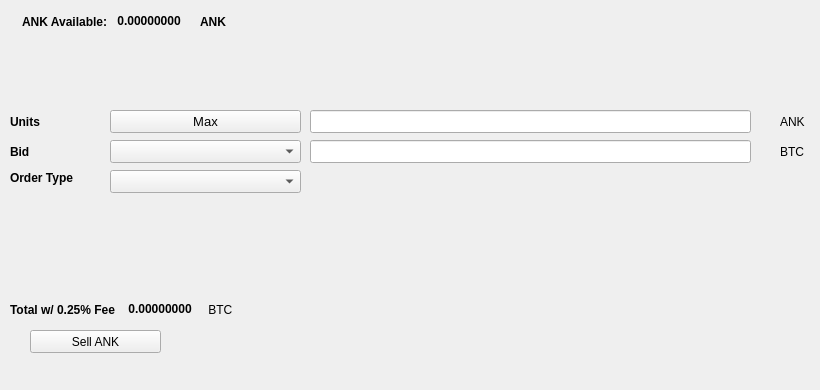
   <widget class="QWidget" name="SellTab">
    <attribute name="title">
     <string>Sell</string>
    </attribute>
    <widget class="QLabel" name="label_16">
     <property name="geometry">
      <rect>
       <x>780</x>
       <y>140</y>
       <width>31</width>
       <height>23</height>
      </rect>
     </property>
     <property name="text">
      <string>BTC</string>
     </property>
    </widget>
    <widget class="QComboBox" name="SellBidcomboBox">
     <property name="geometry">
      <rect>
       <x>110</x>
       <y>140</y>
       <width>191</width>
       <height>23</height>
      </rect>
     </property>
     <property name="font">
      <font>
       <pointsize>10</pointsize>
      </font>
     </property>
    </widget>
    <widget class="QLabel" name="label_18">
     <property name="geometry">
      <rect>
       <x>10</x>
       <y>110</y>
       <width>46</width>
       <height>23</height>
      </rect>
     </property>
     <property name="font">
      <font>
       <weight>75</weight>
       <bold>true</bold>
      </font>
     </property>
     <property name="text">
      <string>Units</string>
     </property>
    </widget>
    <widget class="QPushButton" name="Sell_Max_Amount">
     <property name="geometry">
      <rect>
       <x>110</x>
       <y>110</y>
       <width>191</width>
       <height>23</height>
      </rect>
     </property>
     <property name="font">
      <font>
       <pointsize>10</pointsize>
      </font>
     </property>
     <property name="text">
      <string>Max</string>
     </property>
    </widget>
    <widget class="QLabel" name="label_20">
     <property name="geometry">
      <rect>
       <x>10</x>
       <y>170</y>
       <width>91</width>
       <height>16</height>
      </rect>
     </property>
     <property name="font">
      <font>
       <weight>75</weight>
       <bold>true</bold>
      </font>
     </property>
     <property name="text">
      <string>Order Type</string>
     </property>
    </widget>
    <widget class="QComboBox" name="SellOrdertypeCombo">
     <property name="geometry">
      <rect>
       <x>110</x>
       <y>170</y>
       <width>191</width>
       <height>23</height>
      </rect>
     </property>
     <property name="font">
      <font>
       <pointsize>10</pointsize>
      </font>
     </property>
    </widget>
    <widget class="QLabel" name="label_21">
     <property name="geometry">
      <rect>
       <x>10</x>
       <y>140</y>
       <width>46</width>
       <height>23</height>
      </rect>
     </property>
     <property name="font">
      <font>
       <weight>75</weight>
       <bold>true</bold>
      </font>
     </property>
     <property name="text">
      <string>Bid</string>
     </property>
    </widget>
    <widget class="QLabel" name="label_22">
     <property name="geometry">
      <rect>
       <x>780</x>
       <y>110</y>
       <width>31</width>
       <height>23</height>
      </rect>
     </property>
     <property name="text">
      <string>ANK</string>
     </property>
    </widget>
    <widget class="QLineEdit" name="UnitsInputANK">
     <property name="geometry">
      <rect>
       <x>310</x>
       <y>110</y>
       <width>441</width>
       <height>23</height>
      </rect>
     </property>
     <property name="font">
      <font>
       <pointsize>9</pointsize>
       <weight>75</weight>
       <bold>true</bold>
      </font>
     </property>
    </widget>
    <widget class="QLineEdit" name="SellBidPriceEdit">
     <property name="geometry">
      <rect>
       <x>310</x>
       <y>140</y>
       <width>441</width>
       <height>23</height>
      </rect>
     </property>
     <property name="font">
      <font>
       <pointsize>9</pointsize>
       <weight>75</weight>
       <bold>true</bold>
      </font>
     </property>
    </widget>
    <widget class="QPushButton" name="SellANKBTN">
     <property name="geometry">
      <rect>
       <x>30</x>
       <y>330</y>
       <width>131</width>
       <height>23</height>
      </rect>
     </property>
     <property name="text">
      <string>Sell ANK</string>
     </property>
     <property name="icon">
      <iconset resource="../anker">
       <normaloff>:/icons/bitcoin</normaloff>:/icons/bitcoin</iconset>
     </property>
    </widget>
    <widget class="QWidget" name="layoutWidget3">
     <property name="geometry">
      <rect>
       <x>22</x>
       <y>12</y>
       <width>258</width>
       <height>19</height>
      </rect>
     </property>
     <layout class="QHBoxLayout" name="horizontalLayout">
      <item>
       <widget class="QLabel" name="label232_2">
        <property name="font">
         <font>
          <weight>75</weight>
          <bold>true</bold>
         </font>
        </property>
        <property name="text">
         <string>ANK Available:</string>
        </property>
       </widget>
      </item>
      <item>
       <widget class="QLabel" name="ANKAvailableLabel">
        <property name="palette">
         <palette>
          <active>
           <colorrole role="WindowText">
            <brush brushstyle="SolidPattern">
             <color alpha="255">
              <red>0</red>
              <green>0</green>
              <blue>0</blue>
             </color>
            </brush>
           </colorrole>
           <colorrole role="Button">
            <brush brushstyle="SolidPattern">
             <color alpha="255">
              <red>0</red>
              <green>170</green>
              <blue>0</blue>
             </color>
            </brush>
           </colorrole>
           <colorrole role="Light">
            <brush brushstyle="SolidPattern">
             <color alpha="255">
              <red>0</red>
              <green>255</green>
              <blue>0</blue>
             </color>
            </brush>
           </colorrole>
           <colorrole role="Midlight">
            <brush brushstyle="SolidPattern">
             <color alpha="255">
              <red>0</red>
              <green>212</green>
              <blue>0</blue>
             </color>
            </brush>
           </colorrole>
           <colorrole role="Dark">
            <brush brushstyle="SolidPattern">
             <color alpha="255">
              <red>0</red>
              <green>85</green>
              <blue>0</blue>
             </color>
            </brush>
           </colorrole>
           <colorrole role="Mid">
            <brush brushstyle="SolidPattern">
             <color alpha="255">
              <red>0</red>
              <green>113</green>
              <blue>0</blue>
             </color>
            </brush>
           </colorrole>
           <colorrole role="Text">
            <brush brushstyle="SolidPattern">
             <color alpha="255">
              <red>0</red>
              <green>170</green>
              <blue>0</blue>
             </color>
            </brush>
           </colorrole>
           <colorrole role="BrightText">
            <brush brushstyle="SolidPattern">
             <color alpha="255">
              <red>255</red>
              <green>255</green>
              <blue>255</blue>
             </color>
            </brush>
           </colorrole>
           <colorrole role="ButtonText">
            <brush brushstyle="SolidPattern">
             <color alpha="255">
              <red>0</red>
              <green>0</green>
              <blue>0</blue>
             </color>
            </brush>
           </colorrole>
           <colorrole role="Base">
            <brush brushstyle="SolidPattern">
             <color alpha="255">
              <red>255</red>
              <green>255</green>
              <blue>255</blue>
             </color>
            </brush>
           </colorrole>
           <colorrole role="Window">
            <brush brushstyle="SolidPattern">
             <color alpha="255">
              <red>0</red>
              <green>170</green>
              <blue>0</blue>
             </color>
            </brush>
           </colorrole>
           <colorrole role="Shadow">
            <brush brushstyle="SolidPattern">
             <color alpha="255">
              <red>0</red>
              <green>0</green>
              <blue>0</blue>
             </color>
            </brush>
           </colorrole>
           <colorrole role="AlternateBase">
            <brush brushstyle="SolidPattern">
             <color alpha="255">
              <red>127</red>
              <green>212</green>
              <blue>127</blue>
             </color>
            </brush>
           </colorrole>
           <colorrole role="ToolTipBase">
            <brush brushstyle="SolidPattern">
             <color alpha="255">
              <red>255</red>
              <green>255</green>
              <blue>220</blue>
             </color>
            </brush>
           </colorrole>
           <colorrole role="ToolTipText">
            <brush brushstyle="SolidPattern">
             <color alpha="255">
              <red>0</red>
              <green>0</green>
              <blue>0</blue>
             </color>
            </brush>
           </colorrole>
          </active>
          <inactive>
           <colorrole role="WindowText">
            <brush brushstyle="SolidPattern">
             <color alpha="255">
              <red>0</red>
              <green>0</green>
              <blue>0</blue>
             </color>
            </brush>
           </colorrole>
           <colorrole role="Button">
            <brush brushstyle="SolidPattern">
             <color alpha="255">
              <red>0</red>
              <green>170</green>
              <blue>0</blue>
             </color>
            </brush>
           </colorrole>
           <colorrole role="Light">
            <brush brushstyle="SolidPattern">
             <color alpha="255">
              <red>0</red>
              <green>255</green>
              <blue>0</blue>
             </color>
            </brush>
           </colorrole>
           <colorrole role="Midlight">
            <brush brushstyle="SolidPattern">
             <color alpha="255">
              <red>0</red>
              <green>212</green>
              <blue>0</blue>
             </color>
            </brush>
           </colorrole>
           <colorrole role="Dark">
            <brush brushstyle="SolidPattern">
             <color alpha="255">
              <red>0</red>
              <green>85</green>
              <blue>0</blue>
             </color>
            </brush>
           </colorrole>
           <colorrole role="Mid">
            <brush brushstyle="SolidPattern">
             <color alpha="255">
              <red>0</red>
              <green>113</green>
              <blue>0</blue>
             </color>
            </brush>
           </colorrole>
           <colorrole role="Text">
            <brush brushstyle="SolidPattern">
             <color alpha="255">
              <red>0</red>
              <green>170</green>
              <blue>0</blue>
             </color>
            </brush>
           </colorrole>
           <colorrole role="BrightText">
            <brush brushstyle="SolidPattern">
             <color alpha="255">
              <red>255</red>
              <green>255</green>
              <blue>255</blue>
             </color>
            </brush>
           </colorrole>
           <colorrole role="ButtonText">
            <brush brushstyle="SolidPattern">
             <color alpha="255">
              <red>0</red>
              <green>0</green>
              <blue>0</blue>
             </color>
            </brush>
           </colorrole>
           <colorrole role="Base">
            <brush brushstyle="SolidPattern">
             <color alpha="255">
              <red>255</red>
              <green>255</green>
              <blue>255</blue>
             </color>
            </brush>
           </colorrole>
           <colorrole role="Window">
            <brush brushstyle="SolidPattern">
             <color alpha="255">
              <red>0</red>
              <green>170</green>
              <blue>0</blue>
             </color>
            </brush>
           </colorrole>
           <colorrole role="Shadow">
            <brush brushstyle="SolidPattern">
             <color alpha="255">
              <red>0</red>
              <green>0</green>
              <blue>0</blue>
             </color>
            </brush>
           </colorrole>
           <colorrole role="AlternateBase">
            <brush brushstyle="SolidPattern">
             <color alpha="255">
              <red>127</red>
              <green>212</green>
              <blue>127</blue>
             </color>
            </brush>
           </colorrole>
           <colorrole role="ToolTipBase">
            <brush brushstyle="SolidPattern">
             <color alpha="255">
              <red>255</red>
              <green>255</green>
              <blue>220</blue>
             </color>
            </brush>
           </colorrole>
           <colorrole role="ToolTipText">
            <brush brushstyle="SolidPattern">
             <color alpha="255">
              <red>0</red>
              <green>0</green>
              <blue>0</blue>
             </color>
            </brush>
           </colorrole>
          </inactive>
          <disabled>
           <colorrole role="WindowText">
            <brush brushstyle="SolidPattern">
             <color alpha="255">
              <red>0</red>
              <green>85</green>
              <blue>0</blue>
             </color>
            </brush>
           </colorrole>
           <colorrole role="Button">
            <brush brushstyle="SolidPattern">
             <color alpha="255">
              <red>0</red>
              <green>170</green>
              <blue>0</blue>
             </color>
            </brush>
           </colorrole>
           <colorrole role="Light">
            <brush brushstyle="SolidPattern">
             <color alpha="255">
              <red>0</red>
              <green>255</green>
              <blue>0</blue>
             </color>
            </brush>
           </colorrole>
           <colorrole role="Midlight">
            <brush brushstyle="SolidPattern">
             <color alpha="255">
              <red>0</red>
              <green>212</green>
              <blue>0</blue>
             </color>
            </brush>
           </colorrole>
           <colorrole role="Dark">
            <brush brushstyle="SolidPattern">
             <color alpha="255">
              <red>0</red>
              <green>85</green>
              <blue>0</blue>
             </color>
            </brush>
           </colorrole>
           <colorrole role="Mid">
            <brush brushstyle="SolidPattern">
             <color alpha="255">
              <red>0</red>
              <green>113</green>
              <blue>0</blue>
             </color>
            </brush>
           </colorrole>
           <colorrole role="Text">
            <brush brushstyle="SolidPattern">
             <color alpha="255">
              <red>0</red>
              <green>85</green>
              <blue>0</blue>
             </color>
            </brush>
           </colorrole>
           <colorrole role="BrightText">
            <brush brushstyle="SolidPattern">
             <color alpha="255">
              <red>255</red>
              <green>255</green>
              <blue>255</blue>
             </color>
            </brush>
           </colorrole>
           <colorrole role="ButtonText">
            <brush brushstyle="SolidPattern">
             <color alpha="255">
              <red>0</red>
              <green>85</green>
              <blue>0</blue>
             </color>
            </brush>
           </colorrole>
           <colorrole role="Base">
            <brush brushstyle="SolidPattern">
             <color alpha="255">
              <red>0</red>
              <green>170</green>
              <blue>0</blue>
             </color>
            </brush>
           </colorrole>
           <colorrole role="Window">
            <brush brushstyle="SolidPattern">
             <color alpha="255">
              <red>0</red>
              <green>170</green>
              <blue>0</blue>
             </color>
            </brush>
           </colorrole>
           <colorrole role="Shadow">
            <brush brushstyle="SolidPattern">
             <color alpha="255">
              <red>0</red>
              <green>0</green>
              <blue>0</blue>
             </color>
            </brush>
           </colorrole>
           <colorrole role="AlternateBase">
            <brush brushstyle="SolidPattern">
             <color alpha="255">
              <red>0</red>
              <green>170</green>
              <blue>0</blue>
             </color>
            </brush>
           </colorrole>
           <colorrole role="ToolTipBase">
            <brush brushstyle="SolidPattern">
             <color alpha="255">
              <red>255</red>
              <green>255</green>
              <blue>220</blue>
             </color>
            </brush>
           </colorrole>
           <colorrole role="ToolTipText">
            <brush brushstyle="SolidPattern">
             <color alpha="255">
              <red>0</red>
              <green>0</green>
              <blue>0</blue>
             </color>
            </brush>
           </colorrole>
          </disabled>
         </palette>
        </property>
        <property name="font">
         <font>
          <weight>75</weight>
          <bold>true</bold>
         </font>
        </property>
        <property name="text">
         <string> 0.00000000 </string>
        </property>
        <property name="textInteractionFlags">
         <set>Qt::LinksAccessibleByMouse|Qt::TextSelectableByKeyboard|Qt::TextSelectableByMouse</set>
        </property>
       </widget>
      </item>
      <item>
       <widget class="QLabel" name="labelANK">
        <property name="font">
         <font>
          <weight>75</weight>
          <bold>true</bold>
         </font>
        </property>
        <property name="text">
         <string>ANK</string>
        </property>
       </widget>
      </item>
     </layout>
    </widget>
    <widget class="QWidget" name="layoutWidget">
     <property name="geometry">
      <rect>
       <x>10</x>
       <y>300</y>
       <width>268</width>
       <height>19</height>
      </rect>
     </property>
     <layout class="QHBoxLayout" name="horizontalLayout_2">
      <item>
       <widget class="QLabel" name="label_19">
        <property name="font">
         <font>
          <weight>75</weight>
          <bold>true</bold>
         </font>
        </property>
        <property name="text">
         <string>Total w/ 0.25% Fee </string>
        </property>
       </widget>
      </item>
      <item>
       <widget class="QLabel" name="SellCostLabel">
        <property name="palette">
         <palette>
          <active>
           <colorrole role="WindowText">
            <brush brushstyle="SolidPattern">
             <color alpha="255">
              <red>0</red>
              <green>0</green>
              <blue>0</blue>
             </color>
            </brush>
           </colorrole>
           <colorrole role="Button">
            <brush brushstyle="SolidPattern">
             <color alpha="255">
              <red>0</red>
              <green>170</green>
              <blue>0</blue>
             </color>
            </brush>
           </colorrole>
           <colorrole role="Light">
            <brush brushstyle="SolidPattern">
             <color alpha="255">
              <red>0</red>
              <green>255</green>
              <blue>0</blue>
             </color>
            </brush>
           </colorrole>
           <colorrole role="Midlight">
            <brush brushstyle="SolidPattern">
             <color alpha="255">
              <red>0</red>
              <green>212</green>
              <blue>0</blue>
             </color>
            </brush>
           </colorrole>
           <colorrole role="Dark">
            <brush brushstyle="SolidPattern">
             <color alpha="255">
              <red>0</red>
              <green>85</green>
              <blue>0</blue>
             </color>
            </brush>
           </colorrole>
           <colorrole role="Mid">
            <brush brushstyle="SolidPattern">
             <color alpha="255">
              <red>0</red>
              <green>113</green>
              <blue>0</blue>
             </color>
            </brush>
           </colorrole>
           <colorrole role="Text">
            <brush brushstyle="SolidPattern">
             <color alpha="255">
              <red>0</red>
              <green>170</green>
              <blue>0</blue>
             </color>
            </brush>
           </colorrole>
           <colorrole role="BrightText">
            <brush brushstyle="SolidPattern">
             <color alpha="255">
              <red>255</red>
              <green>255</green>
              <blue>255</blue>
             </color>
            </brush>
           </colorrole>
           <colorrole role="ButtonText">
            <brush brushstyle="SolidPattern">
             <color alpha="255">
              <red>0</red>
              <green>0</green>
              <blue>0</blue>
             </color>
            </brush>
           </colorrole>
           <colorrole role="Base">
            <brush brushstyle="SolidPattern">
             <color alpha="255">
              <red>255</red>
              <green>255</green>
              <blue>255</blue>
             </color>
            </brush>
           </colorrole>
           <colorrole role="Window">
            <brush brushstyle="SolidPattern">
             <color alpha="255">
              <red>0</red>
              <green>170</green>
              <blue>0</blue>
             </color>
            </brush>
           </colorrole>
           <colorrole role="Shadow">
            <brush brushstyle="SolidPattern">
             <color alpha="255">
              <red>0</red>
              <green>0</green>
              <blue>0</blue>
             </color>
            </brush>
           </colorrole>
           <colorrole role="AlternateBase">
            <brush brushstyle="SolidPattern">
             <color alpha="255">
              <red>127</red>
              <green>212</green>
              <blue>127</blue>
             </color>
            </brush>
           </colorrole>
           <colorrole role="ToolTipBase">
            <brush brushstyle="SolidPattern">
             <color alpha="255">
              <red>255</red>
              <green>255</green>
              <blue>220</blue>
             </color>
            </brush>
           </colorrole>
           <colorrole role="ToolTipText">
            <brush brushstyle="SolidPattern">
             <color alpha="255">
              <red>0</red>
              <green>0</green>
              <blue>0</blue>
             </color>
            </brush>
           </colorrole>
          </active>
          <inactive>
           <colorrole role="WindowText">
            <brush brushstyle="SolidPattern">
             <color alpha="255">
              <red>0</red>
              <green>0</green>
              <blue>0</blue>
             </color>
            </brush>
           </colorrole>
           <colorrole role="Button">
            <brush brushstyle="SolidPattern">
             <color alpha="255">
              <red>0</red>
              <green>170</green>
              <blue>0</blue>
             </color>
            </brush>
           </colorrole>
           <colorrole role="Light">
            <brush brushstyle="SolidPattern">
             <color alpha="255">
              <red>0</red>
              <green>255</green>
              <blue>0</blue>
             </color>
            </brush>
           </colorrole>
           <colorrole role="Midlight">
            <brush brushstyle="SolidPattern">
             <color alpha="255">
              <red>0</red>
              <green>212</green>
              <blue>0</blue>
             </color>
            </brush>
           </colorrole>
           <colorrole role="Dark">
            <brush brushstyle="SolidPattern">
             <color alpha="255">
              <red>0</red>
              <green>85</green>
              <blue>0</blue>
             </color>
            </brush>
           </colorrole>
           <colorrole role="Mid">
            <brush brushstyle="SolidPattern">
             <color alpha="255">
              <red>0</red>
              <green>113</green>
              <blue>0</blue>
             </color>
            </brush>
           </colorrole>
           <colorrole role="Text">
            <brush brushstyle="SolidPattern">
             <color alpha="255">
              <red>0</red>
              <green>170</green>
              <blue>0</blue>
             </color>
            </brush>
           </colorrole>
           <colorrole role="BrightText">
            <brush brushstyle="SolidPattern">
             <color alpha="255">
              <red>255</red>
              <green>255</green>
              <blue>255</blue>
             </color>
            </brush>
           </colorrole>
           <colorrole role="ButtonText">
            <brush brushstyle="SolidPattern">
             <color alpha="255">
              <red>0</red>
              <green>0</green>
              <blue>0</blue>
             </color>
            </brush>
           </colorrole>
           <colorrole role="Base">
            <brush brushstyle="SolidPattern">
             <color alpha="255">
              <red>255</red>
              <green>255</green>
              <blue>255</blue>
             </color>
            </brush>
           </colorrole>
           <colorrole role="Window">
            <brush brushstyle="SolidPattern">
             <color alpha="255">
              <red>0</red>
              <green>170</green>
              <blue>0</blue>
             </color>
            </brush>
           </colorrole>
           <colorrole role="Shadow">
            <brush brushstyle="SolidPattern">
             <color alpha="255">
              <red>0</red>
              <green>0</green>
              <blue>0</blue>
             </color>
            </brush>
           </colorrole>
           <colorrole role="AlternateBase">
            <brush brushstyle="SolidPattern">
             <color alpha="255">
              <red>127</red>
              <green>212</green>
              <blue>127</blue>
             </color>
            </brush>
           </colorrole>
           <colorrole role="ToolTipBase">
            <brush brushstyle="SolidPattern">
             <color alpha="255">
              <red>255</red>
              <green>255</green>
              <blue>220</blue>
             </color>
            </brush>
           </colorrole>
           <colorrole role="ToolTipText">
            <brush brushstyle="SolidPattern">
             <color alpha="255">
              <red>0</red>
              <green>0</green>
              <blue>0</blue>
             </color>
            </brush>
           </colorrole>
          </inactive>
          <disabled>
           <colorrole role="WindowText">
            <brush brushstyle="SolidPattern">
             <color alpha="255">
              <red>0</red>
              <green>85</green>
              <blue>0</blue>
             </color>
            </brush>
           </colorrole>
           <colorrole role="Button">
            <brush brushstyle="SolidPattern">
             <color alpha="255">
              <red>0</red>
              <green>170</green>
              <blue>0</blue>
             </color>
            </brush>
           </colorrole>
           <colorrole role="Light">
            <brush brushstyle="SolidPattern">
             <color alpha="255">
              <red>0</red>
              <green>255</green>
              <blue>0</blue>
             </color>
            </brush>
           </colorrole>
           <colorrole role="Midlight">
            <brush brushstyle="SolidPattern">
             <color alpha="255">
              <red>0</red>
              <green>212</green>
              <blue>0</blue>
             </color>
            </brush>
           </colorrole>
           <colorrole role="Dark">
            <brush brushstyle="SolidPattern">
             <color alpha="255">
              <red>0</red>
              <green>85</green>
              <blue>0</blue>
             </color>
            </brush>
           </colorrole>
           <colorrole role="Mid">
            <brush brushstyle="SolidPattern">
             <color alpha="255">
              <red>0</red>
              <green>113</green>
              <blue>0</blue>
             </color>
            </brush>
           </colorrole>
           <colorrole role="Text">
            <brush brushstyle="SolidPattern">
             <color alpha="255">
              <red>0</red>
              <green>85</green>
              <blue>0</blue>
             </color>
            </brush>
           </colorrole>
           <colorrole role="BrightText">
            <brush brushstyle="SolidPattern">
             <color alpha="255">
              <red>255</red>
              <green>255</green>
              <blue>255</blue>
             </color>
            </brush>
           </colorrole>
           <colorrole role="ButtonText">
            <brush brushstyle="SolidPattern">
             <color alpha="255">
              <red>0</red>
              <green>85</green>
              <blue>0</blue>
             </color>
            </brush>
           </colorrole>
           <colorrole role="Base">
            <brush brushstyle="SolidPattern">
             <color alpha="255">
              <red>0</red>
              <green>170</green>
              <blue>0</blue>
             </color>
            </brush>
           </colorrole>
           <colorrole role="Window">
            <brush brushstyle="SolidPattern">
             <color alpha="255">
              <red>0</red>
              <green>170</green>
              <blue>0</blue>
             </color>
            </brush>
           </colorrole>
           <colorrole role="Shadow">
            <brush brushstyle="SolidPattern">
             <color alpha="255">
              <red>0</red>
              <green>0</green>
              <blue>0</blue>
             </color>
            </brush>
           </colorrole>
           <colorrole role="AlternateBase">
            <brush brushstyle="SolidPattern">
             <color alpha="255">
              <red>0</red>
              <green>170</green>
              <blue>0</blue>
             </color>
            </brush>
           </colorrole>
           <colorrole role="ToolTipBase">
            <brush brushstyle="SolidPattern">
             <color alpha="255">
              <red>255</red>
              <green>255</green>
              <blue>220</blue>
             </color>
            </brush>
           </colorrole>
           <colorrole role="ToolTipText">
            <brush brushstyle="SolidPattern">
             <color alpha="255">
              <red>0</red>
              <green>0</green>
              <blue>0</blue>
             </color>
            </brush>
           </colorrole>
          </disabled>
         </palette>
        </property>
        <property name="font">
         <font>
          <weight>75</weight>
          <bold>true</bold>
         </font>
        </property>
        <property name="autoFillBackground">
         <bool>false</bool>
        </property>
        <property name="text">
         <string> 0.00000000</string>
        </property>
        <property name="textInteractionFlags">
         <set>Qt::LinksAccessibleByMouse|Qt::TextSelectableByMouse</set>
        </property>
       </widget>
      </item>
      <item>
       <widget class="QLabel" name="label_17">
        <property name="font">
         <font>
          <weight>50</weight>
          <bold>false</bold>
         </font>
        </property>
        <property name="text">
         <string> BTC</string>
        </property>
       </widget>
      </item>
     </layout>
    </widget>
    <widget class="QLabel" name="label_23">
     <property name="geometry">
      <rect>
       <x>460</x>
       <y>300</y>
       <width>281</width>
       <height>81</height>
      </rect>
     </property>
     <property name="text">
      <string/>
     </property>
     <property name="pixmap">
      <pixmap>:/images/bittrex</pixmap>
     </property>
    </widget>
   </widget>
